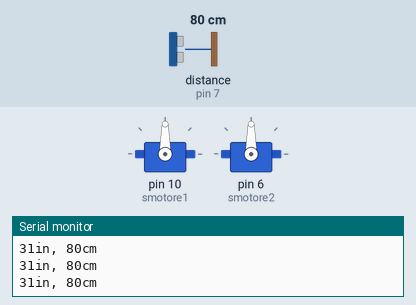
Recording of a sketch running on a simulated Arduino Uno, built with avr-gcc and run on an emulated ATmega328P. On the bench: 2 × servo, the last lines printed to the serial monitor. Wiring (inferred from the names in the program): ultrasonic range finder: trigger pin 7; echo pin 7. Inputs (shaded band) come from the test bench; at power-on: distance to the obstacle (sensor on pin 7) 80 cm. The echo pulse lasts 58.3 µs per cm.

Above: at 1.2 s.
1.3 s: distance to the obstacle (sensor on pin 7) set to 55 cm
2.8 s: distance to the obstacle (sensor on pin 7) set to 44 cm
At 3.09 s:
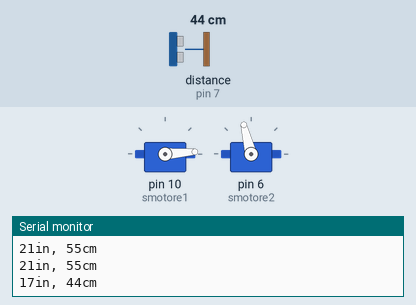
At 4.04 s:
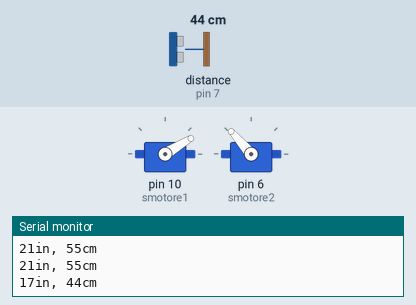
Timing chart, 0 to 11.8 s (numbered marks = the images above; inputs shaded):
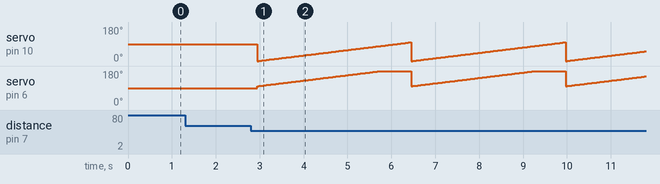

Measured:
- the behaviour switches between 50 and 49 cm on distance to the obstacle (sensor on pin 7) (found by bisection; images 0 and 1)
- after the input at 2.8 s, servo on pin 10 (smotore1): ramps from 0° to 99° and jumps back, once every 3.5 s; servo on pin 6 (smotore2): ramps from 100° to 180° and jumps back, once every 3.5 s

The sketch:

motore_a_distanza.ino.ino
```cpp
#include <Servo.h>

Servo smotore1;
Servo smotore2;

void setup() {
  Serial.begin(9600);
  smotore1.attach(10);
  smotore2.attach(6);
}

void loop() {
  long duration, inches, cm;
  int pos;
  const int pingPin = 7;

  pinMode(pingPin, OUTPUT);
  digitalWrite(pingPin, LOW);
  delayMicroseconds(2);
  digitalWrite(pingPin, HIGH);
  delayMicroseconds(5);
  digitalWrite(pingPin, LOW);

  pinMode(pingPin, INPUT);
  duration = pulseIn(pingPin, HIGH);

  inches = microsecondsToInches(duration);
  cm = microsecondsToCentimeters(duration);

  Serial.print(inches);
  Serial.print("in, ");
  Serial.print(cm);
  Serial.print("cm");
  Serial.println();
  delay(100);

  while(cm<50){
    for(pos = 0; pos < 100; pos++)
    {
      smotore1.write(pos);
      smotore2.write(pos+100);
      delay(35);
    }
    for(pos = 0; pos>=185; pos--)
    {
      smotore1.write(pos);
      smotore2.write(pos+100);
      delay(20);
    }
  }

}

long microsecondsToInches(long microseconds) {
  return microseconds / 74 / 2;
}

long microsecondsToCentimeters(long microseconds) {
  return microseconds / 29 / 2;
}
```
